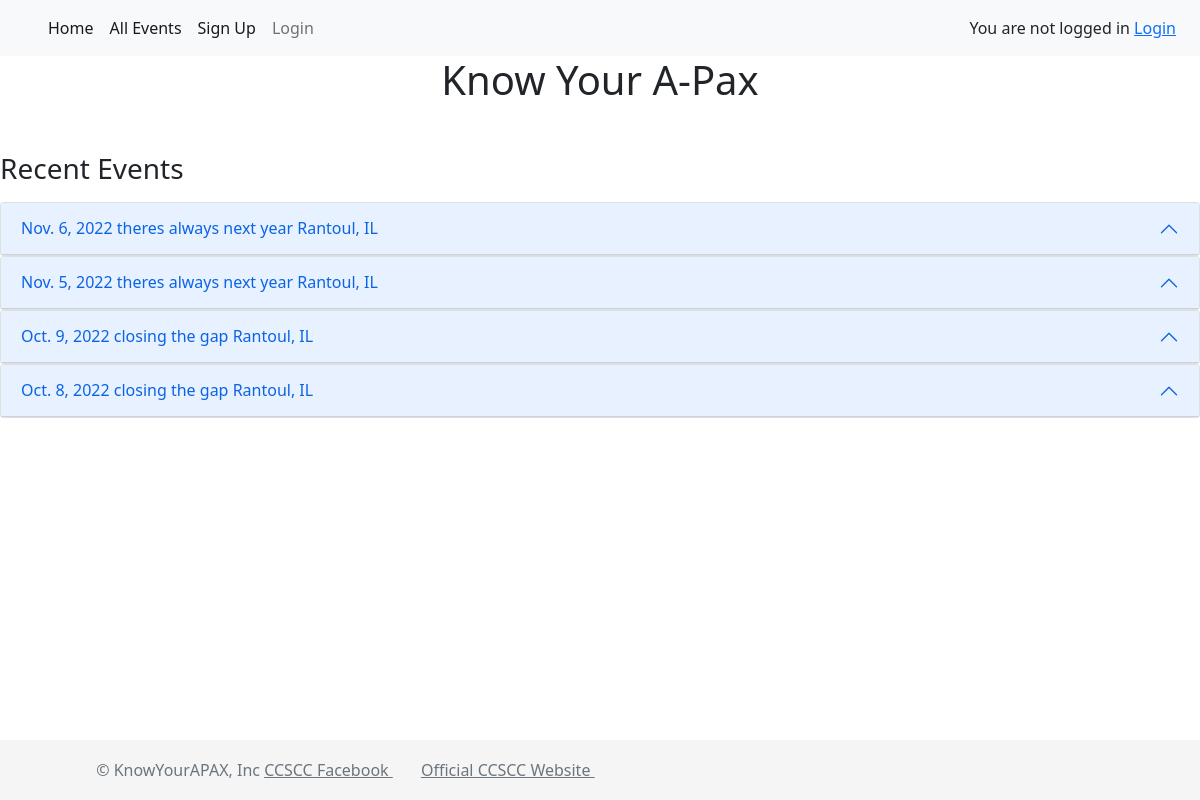
The page / on the database its author committed.
### autocross/models.py (models this page shows)
class Event(models.Model):
    event_id = models.AutoField(primary_key=True)
    date = models.DateField(unique=True)
    location = models.CharField(max_length=50)
    name = models.CharField(max_length=100)

### autocross/views.py (the view)
# urls.py: 2. Add a URL to urlpatterns:  path('', views.home, name='home')
def home(request):
    all_events = Event.objects.all().order_by('-date')#finds all events, sorts in descending order aka most recent date first
    num_events=4
    all_data = []
    for event in all_events[:num_events]:
        runs = Best_run_data.objects.select_related('run_id__event_id').filter(run_id__event_id__event_id=event.event_id)
        pax_runs = Best_run_data.objects.select_related('run_id__event_id').filter(run_id__event_id__event_id=event.event_id).order_by('pax_diff_first')
        all_data.append((event,runs,pax_runs))
    context = {'all_data':all_data}
    return render(request, 'autocross/home.html', context = context)

### autocross/templates/autocross/home.html (shortened to what this page needs)
<html lang="en">
<head>
    <link href="https://cdn.jsdelivr.net/npm/bootstrap@5.2.2/dist/css/bootstrap.min.css" rel="stylesheet">
    <link rel="stylesheet" type="text/css" href="https://cdn.jsdelivr.net/npm/bootstrap@5.0.2/dist/css/bootstrap.min.css"/>
    <link rel = "stylesheet" type = "text/css" href = "https://cdn.datatables.net/1.11.5/css/jquery.dataTables.min.css"/>
</head>
<body>
    {% extends "base.html" %}
    {% block below %}
    <h1><center>Know Your A-Pax</center></h1>
<br>
<p class="text-left"><h3>Recent Events</h3></p>
{% for event,runs,pax_runs in all_data %}
<div class="accordion" id="accordionExample">
  <div class="accordion-item">
    <h2 class="accordion-header" id="headingOne">
      <button class="accordion-button" type="button" data-bs-toggle="collapse" data-bs-target="#collapseOne{{ forloop.counter }}" aria-expanded="true" aria-controls="collapseOne">
        {{event.date}} {{event.name}} {{event.location}}
      </button>
    </h2>
      </div>
    </div>
{%endfor%}
</body>
</html>
{% endblock %}

### templates/base.html (shortened to what this page needs)
<nav class="navbar navbar-expand-lg navbar-light bg-light">
    <div class="container-fluid">
      <div class="collapse navbar-collapse" id="navbarSupportedContent">
        <ul class="navbar-nav me-auto mb-2 mb-lg-0">
          <li class="nav-item">
            <a class="nav-link active" aria-current="page" id="navHome" href="{% url 'autocross:home' %}">Home</a>
          </li>
          <li class="nav-item">
            <a class="nav-link active" aria-current="page" id="navAllEvents" href="{% url 'autocross:all_events' %}">All Events</a>
          </li>
          {% if user.is_authenticated %}
          {% else %}
          <li class="nav-item">
            <a class="nav-link active" aria-current="page" id="navSignUp" href="{% url 'autocross:signup' %}">Sign Up</a>
          </li>
          {% endif %}
         {% if user.is_authenticated %}
         <li class="nav-item">
            <a class="nav-link" class="debug" id="navLogin" href="{% url 'logout'%}">Log Out</a>
          </li>
         {% else %}
         <li class="nav-item">
            <a class="nav-link" class="debug" id="navLogin" href="{% url 'login'%}">Login</a>
          </li>
        {% endif %}
      </ul>
  <span>
      {% if user.is_authenticated %}
        <h0>Welcome: {{user.get_username}}</h0>
        <a href="{% url 'logout'%}?next={{request.path}}">Logout</a>
        {%else%}
          <h0><right>You are not logged in</right></h0>
          <a href="{% url 'login'%}?next={{request.path}}">Login</a>
      {%endif%}
  </span>
      </div>
  </div>
</nav>
{% block below %}
{% endblock %}
<footer class="footer">
  <div class="container">
    <a href="/" class="mb-3 me-2 mb-md-0 text-muted text-decoration-none lh-1">
      <svg class="bi" width="30" height="24"><use xlink:href="#bootstrap"/></svg>
    </a>
    <span class="mb-3 mb-md-0 text-muted">&copy; KnowYourAPAX, Inc</span>
    <span class="mb-3"><a class="text-muted" href="https://www.facebook.com/ccsportscarclub/"> CCSCC Facebook </a><svg class="bi" width="24" height="24"><use xlink:href="#facebook"/></svg></a></li>
    <span class="mb-3"><a class="text-muted" href="https://ccsportscarclub.org/"> Official CCSCC Website <svg class="bi" width="24" height="24"><use xlink:href="#Officalsite"/></svg></a></li>
  </div>
</footer>

### templates/base.html (style rules this page uses)
html { position: relative; min-height: 100%; }
body { margin-bottom: 60px; }
.footer { position: absolute; bottom: 0; width: 100%; height: 60px; line-height: 60px; background-color: #f5f5f5; }

### rows shown on the page
Event: date "Nov. 6, 2022", name "theres always next year", location "Rantoul, IL"
Event: date "Nov. 5, 2022", name "theres always next year", location "Rantoul, IL"
Event: date "Oct. 9, 2022", name "closing the gap", location "Rantoul, IL"
Event: date "Oct. 8, 2022", name "closing the gap", location "Rantoul, IL"
